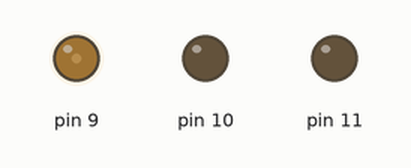
The sketch below on a simulated Arduino Uno, built with avr-gcc and run on an emulated ATmega328P. On the bench: output pins drawn as LEDs (lit = HIGH).

Above: at 1.05 s.
At 5.2 s:
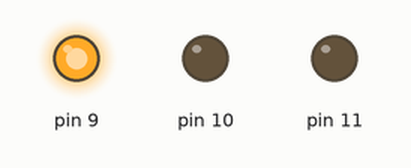
At 9.35 s:
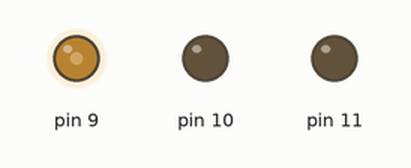
At 17.6 s:
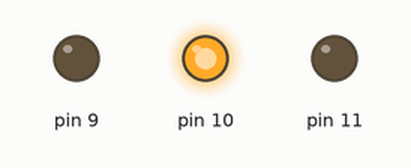
At 30.0 s:
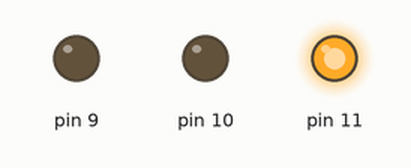
At 36.2 s:
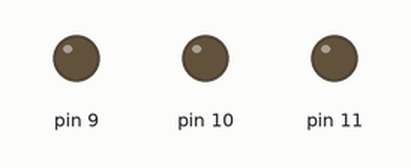
Timing chart, 0 to 40.0 s (numbered marks = the images above):
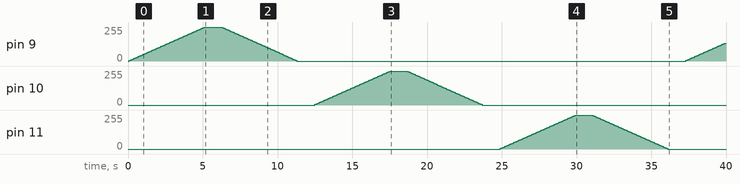

Measured:
- by itself, pin 9: 0/255 → 5/255 at 0.10 s, → 10/255 0.10 s later, → 15/255 0.10 s later, → 20/255 0.10 s later, … (129 changes in this stretch)
- by itself, pin 10, pin 11: rises from 0/255 to 255/255 in 5.0 s, then falls to 0/255 in 6.2 s

The sketch:

rgb_led_pwm_fade.ino
```cpp
/* Sketch was generated by motoblockly
 Website: http://www.motoblockly.com
 Author: www.motoduino.com
 Date: Mon Mar 16 2020 10:50:15 GMT+0800
 */
int  i;
void setup()
{
  pinMode(9, OUTPUT);
  pinMode(10, OUTPUT);
  pinMode(11, OUTPUT);
    i = 0;

}


void loop()
{
    for (int i = 0; i <= 255; i=i+5) {
      analogWrite(9,i);
      delay(100);
    }
    delay(1000);
    for (int i = 255; i >= 0; i=i-5) {
      analogWrite(9,i);
      delay(100);
    }
    delay(1000);
    for (int i = 0; i <= 255; i=i+5) {
      analogWrite(10,i);
      delay(100);
    }
    delay(1000);
    for (int i = 255; i >= 0; i=i-5) {
      analogWrite(10,i);
      delay(100);
    }
    delay(1000);
    for (int i = 0; i <= 255; i=i+5) {
      analogWrite(11,i);
      delay(100);
    }
    delay(1000);
    for (int i = 255; i >= 0; i=i-5) {
      analogWrite(11,i);
      delay(100);
    }
    delay(1000);

}
```
